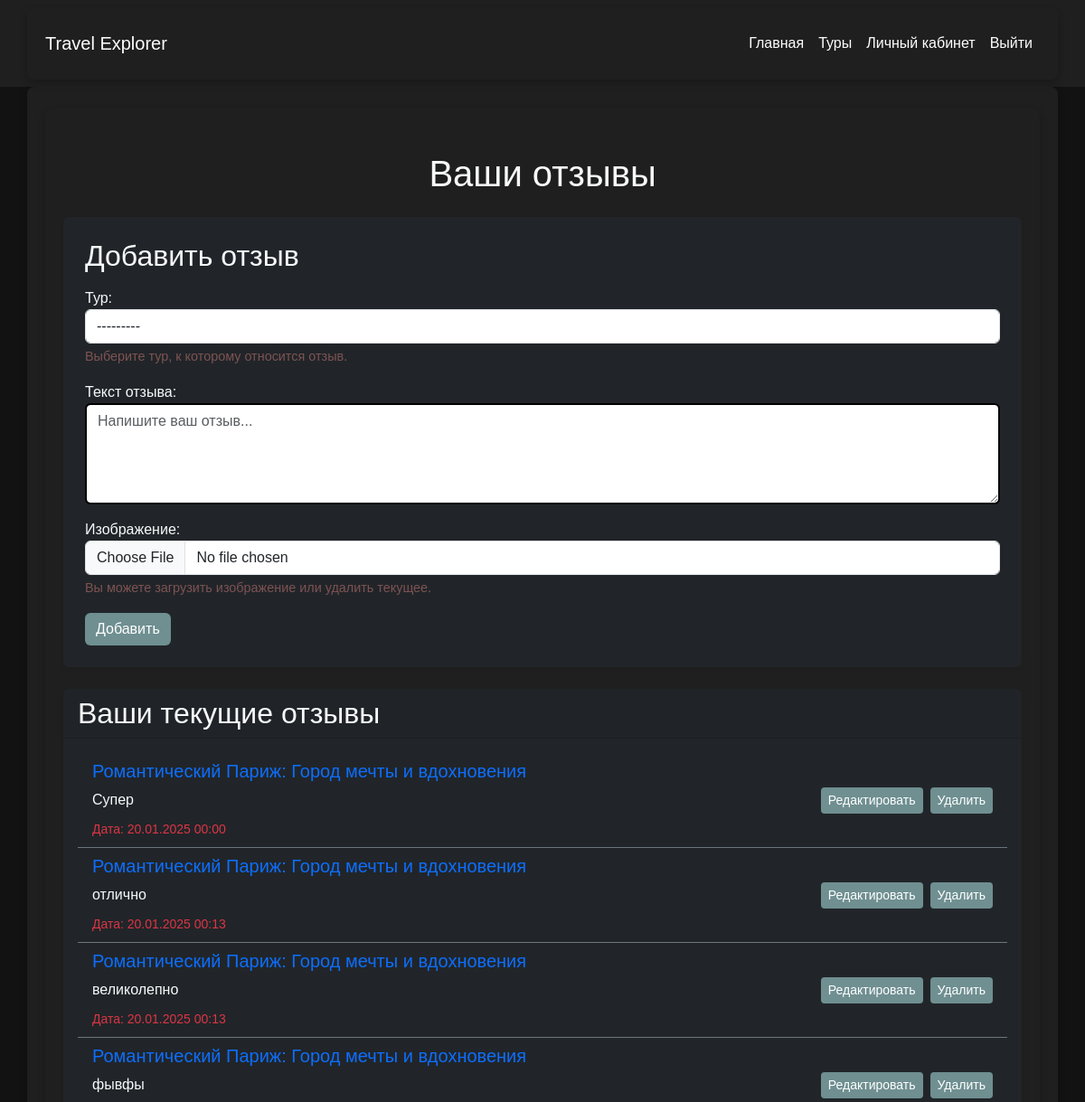
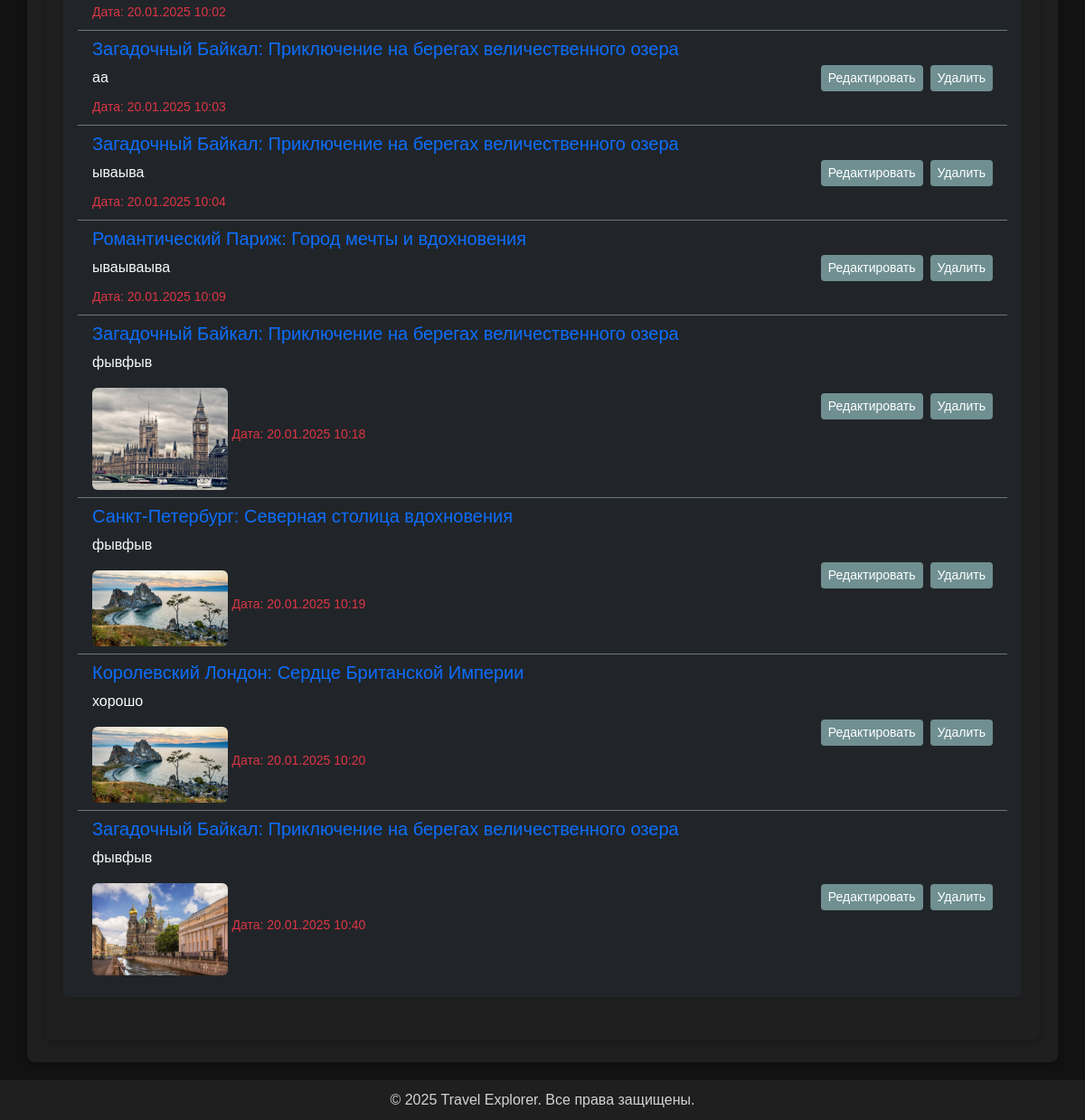
Page /api/my-reviews/ (signed in) on the committed database (2 pictures, top to bottom).
### travel/models.py (models this page shows, shortened)
class Review(models.Model):
    id_user = models.ForeignKey(User, verbose_name="Пользователь", on_delete=models.CASCADE, related_name='reviews')
    id_tour = models.ForeignKey(Tour, verbose_name="Тур", on_delete=models.CASCADE, related_name='reviews')
    text_review = models.TextField(max_length=500)
    created_at = models.DateTimeField("Дата создания", auto_now_add=True)
    image = models.ImageField(upload_to='reviews/', blank=True, null=True, verbose_name="Изображение")
    class Meta:
        verbose_name = "Отзыв"
        verbose_name_plural = "Отзывы"

class Tour(models.Model):
    name_tour = models.CharField("Название тура", max_length=255)
    discription_tour = models.TextField("Описание тура")
    price_tour = models.IntegerField("Цена тура", validators=[validate_positive])
    departure = models.CharField("Место отправления", max_length=255)
    destination = models.CharField("Место назначения", max_length=255)
    date_departure = models.DateField("Дата отправления")
    date_return = models.DateField("Дата возвращения")
    operator_tour = models.CharField("Туроператор", max_length=255)
    places_tour = models.IntegerField("Количество мест", validators=[validate_positive])
    history = HistoricalRecords()
    is_hot = models.BooleanField(default=False)
    image = models.ImageField(upload_to='tours/', blank=True, null=True)
    objects = TourManager()
    video_url = models.URLField(
        max_length=255,
        blank=True,
        null=True,
        verbose_name="Ссылка на видеообзор"
    )
    class Meta:
        ordering = ['date_departure']
        verbose_name = "Тур"
        verbose_name_plural = "Туры"
    def __str__(self):
        return self.name_tour

### travel/views.py (the view)
# urls.py: path('my-reviews/', views.manage_reviews, name='manage_reviews'),
@login_required
def manage_reviews(request):
    reviews = Review.objects.filter(id_user=request.user)
    if request.method == 'POST':
        form = ReviewForm(request.POST, request.FILES)
        if form.is_valid():
            form.save(user=request.user)
            return HttpResponseRedirect(reverse('manage_reviews'))
    else:
        form = ReviewForm()
    return render(request, 'travel/manage_reviews.html', {'reviews': reviews, 'form': form})

### travel/forms.py (shortened to what this page needs)
class ReviewForm(forms.ModelForm):
    clear_image = forms.BooleanField(
        required=False,
        label="Удалить изображение",
        widget=forms.CheckboxInput(attrs={'class': 'form-check-input'})
    )
    class Meta:
        model = Review
        fields = ['text_review', 'id_tour', 'image']
        widgets = {
            'text_review': forms.Textarea(attrs={
                'class': 'form-control',
                'rows': 4,
                'placeholder': 'Напишите ваш отзыв...',
            }),
            'id_tour': forms.Select(attrs={'class': 'form-control'}),
            'image': forms.FileInput(attrs={'class': 'form-control'}),
        }
        labels = {
            'text_review': 'Текст отзыва',
            'id_tour': 'Тур',
            'image': 'Изображение',
        }
        help_texts = {
            'id_tour': 'Выберите тур, к которому относится отзыв.',
            'image': 'Вы можете загрузить изображение или удалить текущее.',
        }
    class Media:
        css = {
            'all': ('css/custom_form.css',)
        }
        js = ('js/custom_form.js',)

### travel/templates/travel/manage_reviews.html (shortened to what this page needs)
{% extends 'travel/base.html' %}
{% load custom_tags %}
{% load static %}
{% block content %}
<div class="container py-5">
    <h1 class="text-center text-light mb-4">Ваши отзывы</h1>
    <div class="card bg-dark text-light mb-4 p-4 shadow-sm">
        <h2 class="text-light mb-3">Добавить отзыв</h2>
        <form method="post" enctype="multipart/form-data">
            <div class="mb-3">
                {{ form.id_tour.label_tag }}
                {{ form.id_tour }}
                <div class="form-text">{{ form.id_tour.help_text }}</div>
            </div>
            <div class="mb-3">
                {{ form.text_review.label_tag }}
                {{ form.text_review }}
            </div>
            <div class="mb-3">
                {{ form.image.label_tag }}
                {{ form.image }}
                <div class="form-text">{{ form.image.help_text }}</div>
            </div>
            <button type="submit" class="btn btn-primary">Добавить</button>
        </form>
    </div>
    <div class="card bg-dark text-light shadow-sm">
        <h2 class="card-header text-light">Ваши текущие отзывы</h2>
        <div class="card-body">
            {% if reviews %}
            <ul class="list-group list-group-flush">
                {% for review in reviews %}
                <li class="list-group-item bg-dark text-light d-flex justify-content-between align-items-center border-secondary">
                    <div>
                        <h5 class="text-primary">{{ review.id_tour.name_tour }}</h5>
                        <p class="mb-2">{{ review.text_review }}</p>
                        {% if review.image %}
                        <img src="{{ review.image.url }}" alt="Изображение отзыва" class="rounded mt-2" style="max-width: 150px;">
                        {% endif %}
                        <small class="text-danger">Дата: {{ review.created_at|date:"d.m.Y H:i" }}</small>
                    </div>
                    <div class="d-flex align-items-center">
                        <button class="btn btn-secondary btn-sm me-2 edit-review-btn"
                                data-bs-toggle="modal"
                                data-bs-target="#editReviewModal"
                                data-review-id="{{ review.id }}"
                                data-review-text="{{ review.text_review }}"
                                data-review-image="{% if review.image %}{{ review.image.url }}{% else %}''{% endif %}">
                            Редактировать
                        </button>
                        <button class="btn btn-danger btn-sm delete-review-btn"
                                data-bs-toggle="modal"
                                data-bs-target="#deleteReviewModal"
                                data-review-id="{{ review.id }}">
                            Удалить
                        </button>
                    </div>
                </li>
                {% endfor %}
            </ul>
            {% else %}
            <p class="text-light">Отзывов пока нет. Будьте первым, кто оставит отзыв!</p>
            {% endif %}
        </div>
    </div>
</div>
{% endblock %}

### static/css/custom_form.css (style rules this page uses)
textarea { border: 2px solid rgb(0, 0, 0) !important; border-radius: 5px; padding: 10px; }

### travel/templates/travel/base.html (style rules this page uses)
body { background-color: #121212; color: #ffffff; font-family: Arial, sans-serif; }
.container { background-color: #1f1f1f; padding: 20px; border-radius: 8px; box-shadow: 0 4px 8px rgba(0, 0, 0, 0.2); }
.btn { background-color:rgb(111, 143, 145); color: #ffffff; border: none; transition: background-color 0.3s; }
h1, h2, h5 { color: #ffffff; }
.card { background-color: #2c2c2c; color: #ffffff; border: none; box-shadow: 0 4px 8px rgba(0, 0, 0, 0.2); }
.form-text, .help-text { color:rgb(126, 83, 83); font-size: 0.9rem; }

### rows in the picture
Review: id_tour.name_tour "Романтический Париж: Город мечты и вдохновения", text_review "Супер", created_at "20.01.2025 00:00"
Review: id_tour.name_tour "Романтический Париж: Город мечты и вдохновения", text_review "отлично", created_at "20.01.2025 00:13"
Review: id_tour.name_tour "Романтический Париж: Город мечты и вдохновения", text_review "великолепно", created_at "20.01.2025 00:13"
Review: id_tour.name_tour "Романтический Париж: Город мечты и вдохновения", text_review "фывфы", created_at "20.01.2025 10:02"
Review: id_tour.name_tour "Загадочный Байкал: Приключение на берегах величественного озера", text_review "аа", created_at "20.01.2025 10:03"
Review: id_tour.name_tour "Загадочный Байкал: Приключение на берегах величественного озера", text_review "ываыва", created_at "20.01.2025 10:04"
Review: id_tour.name_tour "Романтический Париж: Город мечты и вдохновения", text_review "ываываыва", created_at "20.01.2025 10:09"
Review: id_tour.name_tour "Загадочный Байкал: Приключение на берегах величественного озера", text_review "фывфыв", image (picture), created_at "20.01.2025 10:18"
Review: id_tour.name_tour "Санкт-Петербург: Северная столица вдохновения", text_review "фывфыв", image (picture), created_at "20.01.2025 10:19"
Review: id_tour.name_tour "Королевский Лондон: Сердце Британской Империи", text_review "хорошо", image (picture), created_at "20.01.2025 10:20"
Review: id_tour.name_tour "Загадочный Байкал: Приключение на берегах величественного озера", text_review "фывфыв", image (picture), created_at "20.01.2025 10:40"
